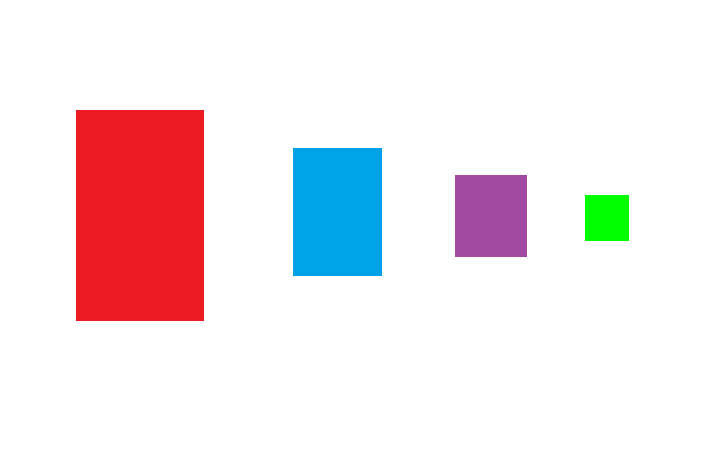
#> input picture cv2.study/sekuai.png, 717 x 457 px
$ python 'cv2.正畸1.py'
#> lines starting #> are read from the running program, lines starting #| are printed output that depends on the picture
import cv2
import numpy as np


def undistort_image(image_path):
    # 读取图像
#> called with image_path = 'input_image.jpg'
    image = cv2.imread('sekuai.png')
#> image is the input picture: shape (457, 717, 3); mean B, G, R 232.9, 229.8, 241.4

    # 转换为灰度图像
    gray = cv2.cvtColor(image, cv2.COLOR_BGR2GRAY)
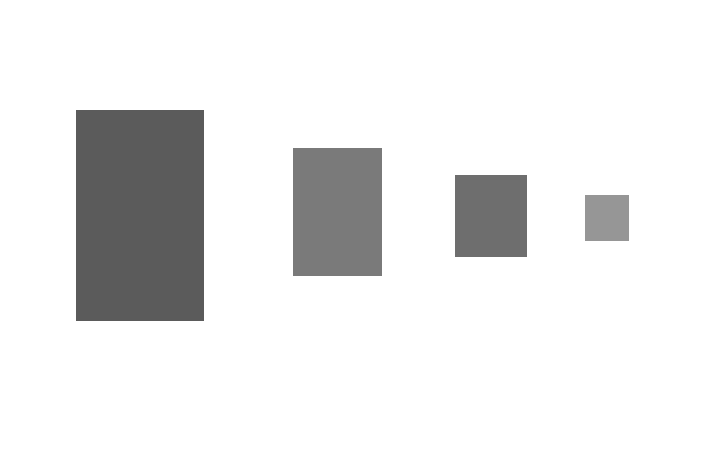
#> gray: shape (457, 717); min 91, max 255, mean 233.6

    # 检测角点
    corners = cv2.goodFeaturesToTrack(gray, maxCorners=4, qualityLevel=0.01, minDistance=10)
#> corners = [[203, 320], [76, 320], [203, 110], [76, 110]]
    corners = np.int0(corners)

    # 定义目标矩形的四个角点坐标
    width, height = image.shape[1], image.shape[0]
#> width = 717; height = 457
    dst_corners = np.array([[0, 0], [width, 0], [width, height], [0, height]], dtype=np.float32)
#> dst_corners = [[0, 0], [717, 0], [717, 457], [0, 457]]

    # 计算透视变换矩阵
    perspective_matrix = cv2.getPerspectiveTransform(corners.astype(np.float32), dst_corners)
#> perspective_matrix = [[2.76, -1.67, -26.13], [0, -1.06, 340.1], [0, -0.00465, 1]]

    # 应用透视变换
    warped_image = cv2.warpPerspective(image, perspective_matrix, (width, height))
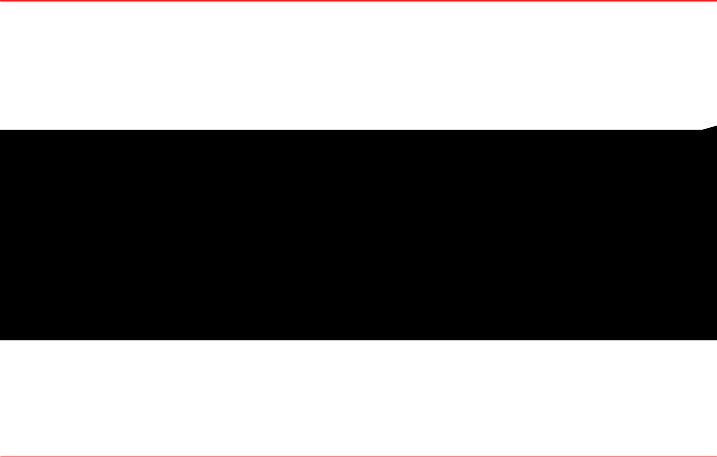
#> warped_image: shape (457, 717, 3); mean B, G, R 136.6, 136.5, 137.5

    # 显示原始图像和校正后的图像
    cv2.imshow('Original Image', image)
    cv2.imshow('Warped Image', warped_image)
    cv2.waitKey(0)
    cv2.destroyAllWindows()


# 使用示例
undistort_image('input_image.jpg')

$ run again, with cv2.study/img_1.png copied over cv2.study/sekuai.png
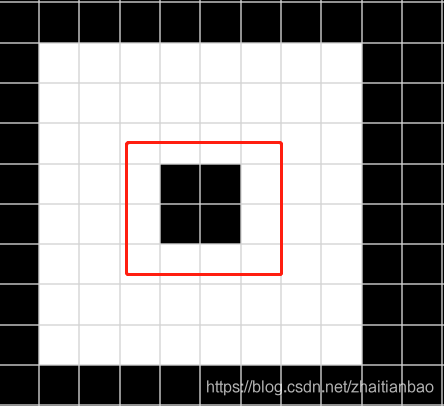
#> input picture cv2.study/img_1.png, 444 x 406 px
#> in undistort_image, image is the input picture: shape (406, 444, 3); mean B, G, R 142.1, 142.2, 144.4
#> corners = [[239, 242], [161, 242], [239, 165], [161, 165]]
#> perspective_matrix = [[1.08, -1.09, 6.62], [-1.19e-16, -0.998, 241.4], [-1.92e-18, -0.00491, 1]]
#> in undistort_image, `warped_image = cv2.warpPerspective(image, perspective_matrix, (width, ..`:
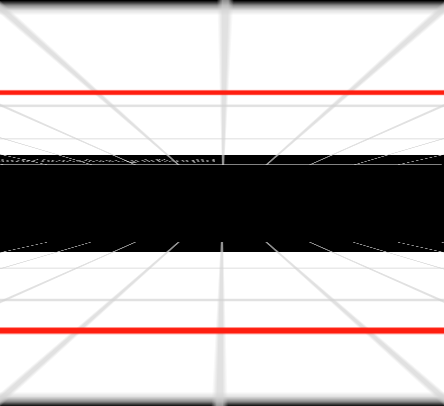
#> warped_image: shape (406, 444, 3); mean B, G, R 180.3, 180.7, 186.7
